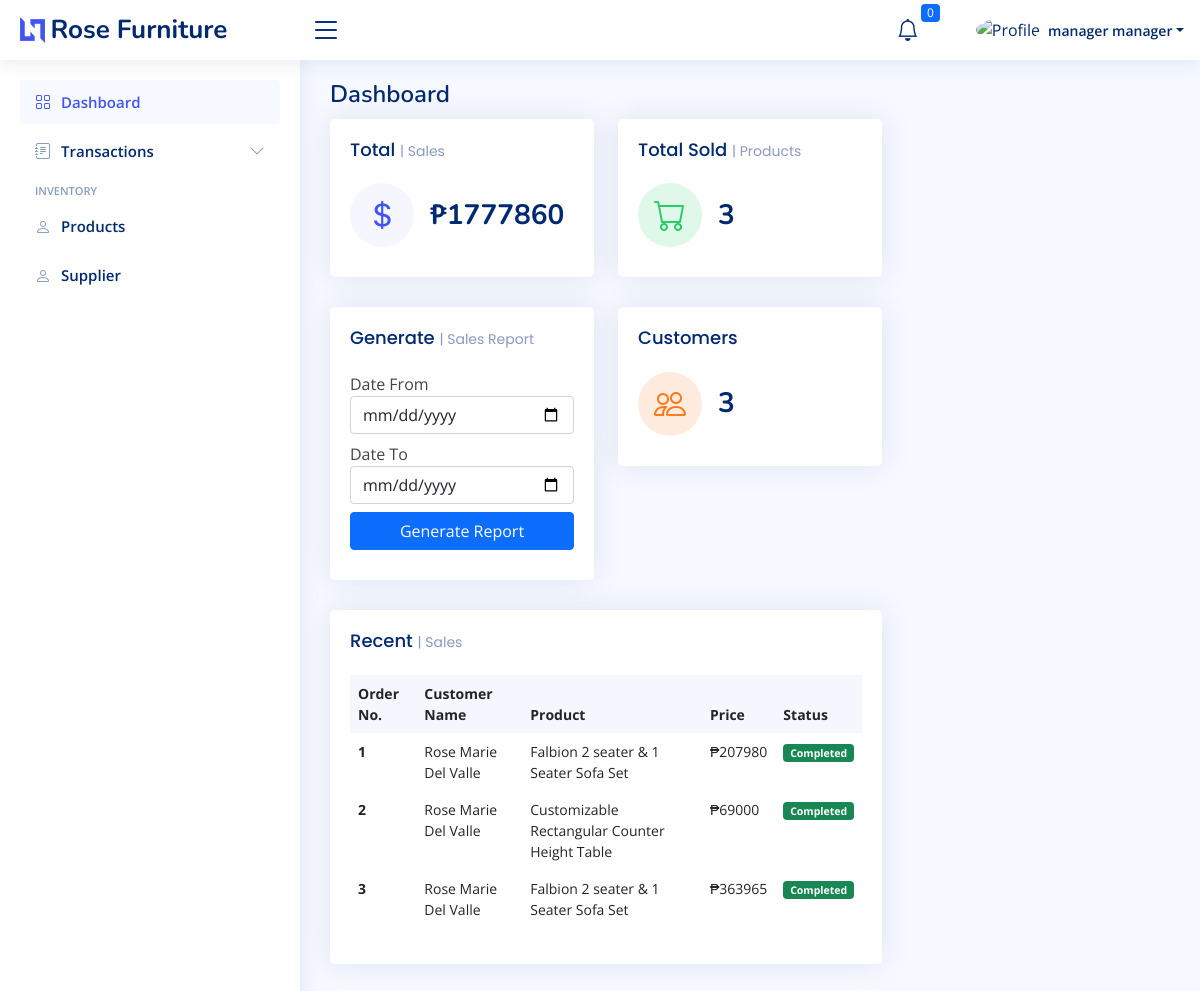
The app's page /ecommerce/dashboard (signed in) with its own data.
### tables this page shows
CREATE TABLE `tbl_users` (
  `user_id` int(11) NOT NULL,
  `first_name` varchar(100) DEFAULT NULL,
  `last_name` varchar(100) DEFAULT NULL,
  `address` varchar(250) DEFAULT NULL,
  `contact_no` varchar(50) DEFAULT NULL,
  `username` varchar(100) DEFAULT NULL,
  `password` varchar(100) DEFAULT NULL,
  `email` varchar(100) DEFAULT NULL,
  `group_code` int(11) DEFAULT NULL,
  `logistic_id` int(11) DEFAULT 0,
  `status` int(11) DEFAULT 1
);

CREATE TABLE `tbl_order_detail_items` (
  `order_id` int(11) NOT NULL,
  `product_code` varchar(100) DEFAULT NULL,
  `product_name` varchar(100) DEFAULT NULL,
  `price` varchar(100) DEFAULT NULL,
  `quantity` varchar(100) DEFAULT NULL,
  `payment_method` varchar(100) DEFAULT NULL,
  `user_id` int(11) DEFAULT NULL,
  `detail_code` varchar(100) DEFAULT NULL,
  `date_cancelled` datetime DEFAULT current_timestamp(),
  `status` int(11) DEFAULT 1,
  `to_pay` int(11) DEFAULT 1,
  `to_ship` int(11) DEFAULT 0,
  `to_pickup` int(11) DEFAULT 0,
  `in_transit` int(11) DEFAULT 0,
  `to_deliver` int(11) DEFAULT 0,
  `cart_id` int(11) DEFAULT NULL,
  `to_complete` int(11) DEFAULT 0,
  `group_code` int(11) DEFAULT NULL,
  `rider_id` varchar(100) DEFAULT NULL,
  `refund_status` int(11) DEFAULT 0,
  `date_completed` varchar(100) DEFAULT NULL,
  `rider_refund_id` int(11) DEFAULT NULL,
  `product_mode` int(11) DEFAULT NULL,
  `logistic_id` int(11) DEFAULT 0,
  `date_created` timestamp NULL DEFAULT current_timestamp()
);

### ecommerce/dashboard.php (the view, shortened to what the rows shown need)
<?php include '../includes/header_ecommerce.php'; ?>
<div class="pagetitle">
  <h1>Dashboard</h1>
</div>
<section class="section dashboard">
  <div class="row">
    <div class="col-lg-8">
      <div class="row">
        <div class="col-12">
          <div class="card recent-sales overflow-auto">
            <div class="card-body">
              <table class="table table-borderless table-responsive">
                <thead>
                  <tr>
                    <th scope="col">Order No.</th>
                    <th scope="col">Customer Name</th>
                    <th scope="col">Product</th>
                    <th scope="col">Price</th>
                    <th scope="col">Status</th>
                  </tr>
                </thead>
                <tbody>
                  <?php
                  $sql = mysqli_query($conn, "SELECT * FROM tbl_order_detail_items WHERE to_complete = 2 ORDER BY order_id ASC LIMIT 5");
                  if (mysqli_num_rows($sql) > 0) {
                    while ($row = mysqli_fetch_assoc($sql)) {
                      $sqlName = mysqli_query($conn, "SELECT first_name, last_name FROM tbl_users WHERE user_id = '" . $row['user_id'] . "' ");
                      $fetchName = mysqli_fetch_assoc($sqlName);
                      $fullname = $fetchName['first_name'] . ' ' . $fetchName['last_name'];
                      $total = $row['price'] * $row['quantity'];
                  ?>
                      <tr>
                        <th scope="row"><?= $row['order_id'] ?></th>
                        <td><?= $fullname ?></td>
                        <td><?= $row['product_name'] ?></td>
                        <td>₱<?= $total ?></td>
                        <td>
                          <?php
                          if ($row['refund_status'] == "7") {
                          ?>
                            <span class="badge bg-danger">Refunded</span>
                          <?php
                          } else {
                          ?>
                            <span class="badge bg-success">Completed</span>
                          <?php
                          }
                          ?>
                        </td>
                      </tr>
                    <?php
                    }
                  } else {
                    ?>
                    <tr>
                      <td class="">No data available!</td>
                    </tr>
                  <?php
                  }
                  ?>
                </tbody>
              </table>
            </div>
          </div>
        </div>
      </div>
    </div>
  </div>
</section>
<?php include '../includes/footer_ecommerce.php'; ?>

### includes/header_ecommerce.php (shortened to what the rows shown need)
<?php
@require_once '../database/connection.php';
$getID     = $_SESSION['user_id'];
$queryUser = $conn->query("SELECT * FROM `tbl_users` WHERE `user_id` = '" . $getID . "' ");
$user      = $queryUser->fetch_assoc();
?>
<!DOCTYPE html>
<html lang="en">
<head>
  <link href="https://cdn.jsdelivr.net/npm/select2@4.1.0-rc.0/dist/css/select2.min.css" rel="stylesheet" />
  <link rel="stylesheet" href="https://cdnjs.cloudflare.com/ajax/libs/font-awesome/6.4.2/css/all.min.css" />
  <link href="assets/vendor/bootstrap-icons/bootstrap-icons.css" rel="stylesheet">
  <link href="assets/vendor/boxicons/css/boxicons.min.css" rel="stylesheet">
  <link href="assets/vendor/quill/quill.snow.css" rel="stylesheet">
  <link href="assets/vendor/quill/quill.bubble.css" rel="stylesheet">
  <link href="assets/vendor/remixicon/remixicon.css" rel="stylesheet">
  <link href="assets/css/bootstrap.min.css" rel="stylesheet">
  <link rel="stylesheet" href="assets/css/bsDatatable.css">
  <link href="https://cdn.jsdelivr.net/npm/sweetalert2@11.7.32/dist/sweetalert2.min.css" rel="stylesheet">
  <link href="assets/css/style.css" rel="stylesheet">
</head>
<body>
  <header id="header" class="header fixed-top d-flex align-items-center">
    <nav class="header-nav ms-auto">
      <ul class="d-flex align-items-center">
        <li class="nav-item dropdown pe-3">
          <a class="nav-link nav-profile d-flex align-items-center pe-0" href="#" data-bs-toggle="dropdown">
            <img src="https://th.bing.com/th/id/OIP.LG6UqvINZmEBMrUzrhADJAHaHa?pid=ImgDet&rs=1" alt="Profile" class="rounded-circle">
            <span class="d-none d-md-block dropdown-toggle ps-2"><?php echo $user['first_name'] ?> <?php echo $user['last_name'] ?></span>
          </a>
        </li>
      </ul>
    </nav>
  </header>
  <main id="main" class="main">

### records on screen
tbl_users: first_name "manager", last_name "manager"
tbl_order_detail_items: order_id "1", user.last_name "Rose Marie Del Valle", product_name "Falbion 2 seater & 1 Seater Sofa Set", total "207980", refund_status "Completed"
tbl_order_detail_items: order_id "2", user.last_name "Rose Marie Del Valle", product_name "Customizable Rectangular Counter Height Table", total "69000", refund_status "Completed"
tbl_order_detail_items: order_id "3", user.last_name "Rose Marie Del Valle", product_name "Falbion 2 seater & 1 Seater Sofa Set", total "363965", refund_status "Completed"

### other values on screen
$rowCoundAdmin['id'] "0"
$row['price'] * $row['quantity'] "1777860"
$fetchCount['count'] "3"
$fetchCust['count'] "3"
